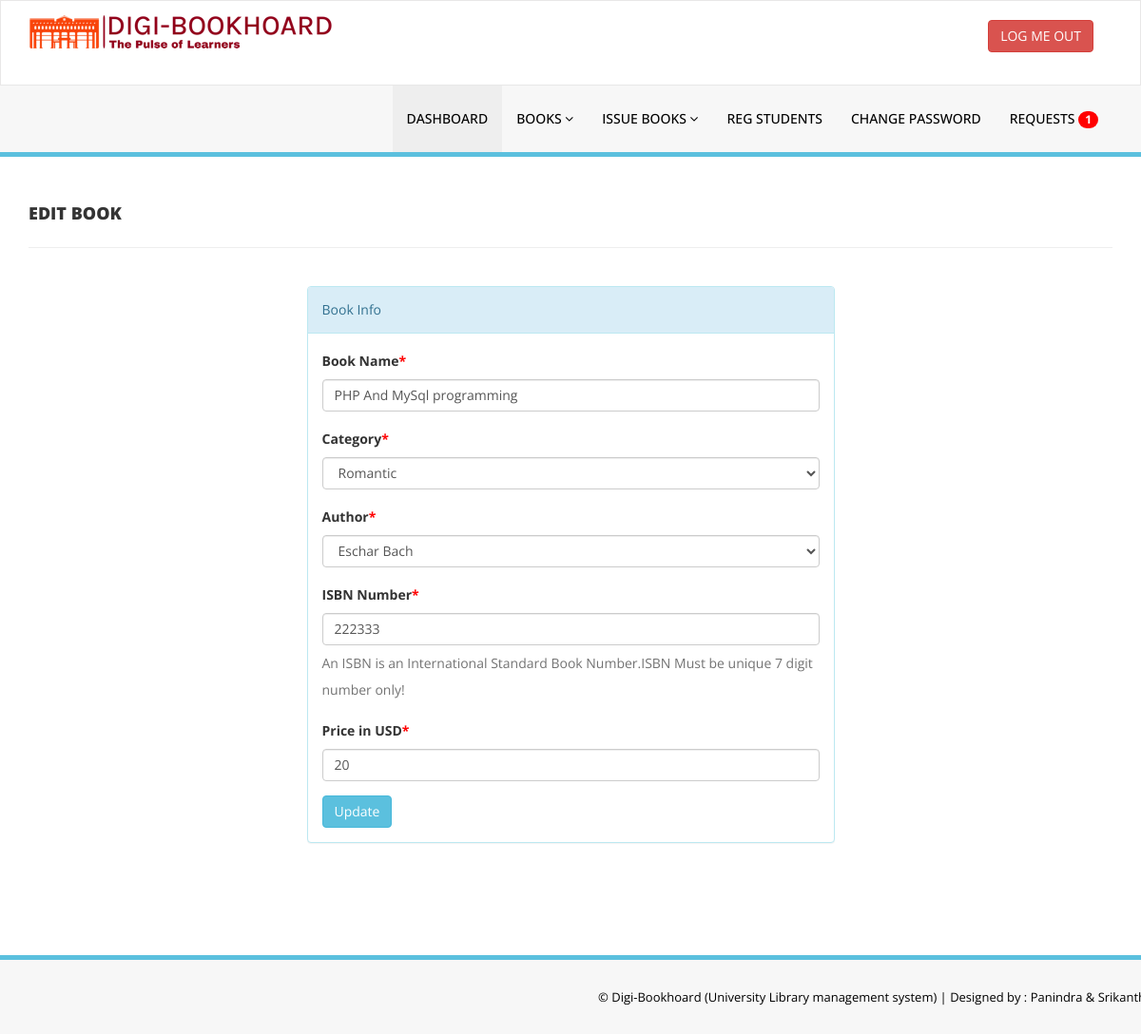
The app's page /admin/edit-book.php?bookid=1 (signed in) with its own data.
### tables this page shows
CREATE TABLE `tblbooks` (
  `id` int(11) NOT NULL,
  `BookName` varchar(255) DEFAULT NULL,
  `CatId` int(11) DEFAULT NULL,
  `AuthorId` int(11) DEFAULT NULL,
  `ISBNNumber` int(11) DEFAULT NULL,
  `BookPrice` int(11) DEFAULT NULL,
  `RegDate` timestamp NULL DEFAULT CURRENT_TIMESTAMP,
  `UpdationDate` timestamp NULL DEFAULT NULL ON UPDATE CURRENT_TIMESTAMP
);

CREATE TABLE `tblcategory` (
  `id` int(11) NOT NULL,
  `CategoryName` varchar(150) DEFAULT NULL,
  `Status` int(1) DEFAULT NULL,
  `CreationDate` timestamp NULL DEFAULT CURRENT_TIMESTAMP,
  `UpdationDate` timestamp NULL DEFAULT '0000-00-00 00:00:00' ON UPDATE CURRENT_TIMESTAMP
);

CREATE TABLE `tblauthors` (
  `id` int(11) NOT NULL,
  `AuthorName` varchar(159) DEFAULT NULL,
  `creationDate` timestamp NULL DEFAULT CURRENT_TIMESTAMP,
  `UpdationDate` timestamp NULL DEFAULT NULL ON UPDATE CURRENT_TIMESTAMP
);

### admin/edit-book.php (the view, shortened to what this page needs)
<?php
include('../includes/config.php');
if (strlen($_SESSION['alogin']) == 0) {
    header('location:../adminlogin.php');
} else {
?>
    <!DOCTYPE html>
    <html xmlns="http://www.w3.org/1999/xhtml">
    <head>
        <link href="../assets/css/bootstrap.css" rel="stylesheet" />
        <link href="../assets/css/font-awesome.css" rel="stylesheet" />
        <link href="../assets/css/style.css" rel="stylesheet" />
    </head>
    <body>
        <?php include('../includes/header.php'); ?>
        <div class="content-wrapper">
            <div class="container">
                <div class="row pad-botm">
                    <div class="col-md-12">
                        <h4 class="header-line">Edit Book</h4>
                    </div>
                </div>
                <div class="row">
                    <div class="col-md-6 col-sm-6 col-xs-12 col-md-offset-3"">
<div class=" panel panel-info">
                        <div class="panel-heading">
                            Book Info
                        </div>
                        <div class="panel-body">
                            <form role="form" method="post">
                                <?php
                                $bookid = intval($_GET['bookid']);
                                $sql = "SELECT tblbooks.BookName,tblcategory.CategoryName,tblcategory.id as cid,tblauthors.AuthorName,tblauthors.id as athrid,tblbooks.ISBNNumber,tblbooks.BookPrice,tblbooks.id as bookid from  tblbooks join tblcategory on tblcategory.id=tblbooks.CatId join tblauthors on tblauthors.id=tblbooks.AuthorId where tblbooks.id=:bookid";
                                $query = $pdo->prepare($sql);
                                $query->bindParam(':bookid', $bookid, PDO::PARAM_STR);
                                $query->execute();
                                $results = $query->fetchAll(PDO::FETCH_OBJ);
                                if ($query->rowCount() > 0) {
                                    foreach ($results as $result) {               ?>
                                        <div class="form-group">
                                            <label>Book Name<span style="color:red;">*</span></label>
                                            <input class="form-control" type="text" name="bookname" value="<?php echo htmlentities($result->BookName); ?>" required />
                                        </div>
                                        <div class="form-group">
                                            <label> Category<span style="color:red;">*</span></label>
                                            <select class="form-control" name="category" required="required">
                                                <option value="<?php echo htmlentities($result->cid); ?>"> <?php echo htmlentities($catname = $result->CategoryName); ?></option>
                                            </select>
                                        </div>
                                        <div class="form-group">
                                            <label> Author<span style="color:red;">*</span></label>
                                            <select class="form-control" name="author" required="required">
                                                <option value="<?php echo htmlentities($result->athrid); ?>"> <?php echo htmlentities($athrname = $result->AuthorName); ?></option>
                                            </select>
                                        </div>
                                        <div class="form-group">
                                            <label>ISBN Number<span style="color:red;">*</span></label>
                                            <input class="form-control" type="text" name="isbn" value="<?php echo htmlentities($result->ISBNNumber); ?>" required="required" />
                                            <p class="help-block">An ISBN is an International Standard Book Number.ISBN Must be unique 7 digit number only!</p>
                                        </div>
                                        <div class="form-group">
                                            <label>Price in USD<span style="color:red;">*</span></label>
                                            <input class="form-control" type="text" name="price" value="<?php echo htmlentities($result->BookPrice); ?>" required="required" />
                                        </div>
                                <?php }
                                } ?>
                                <button type="submit" name="update" class="btn btn-info">Update </button>
                            </form>
                        </div>
                    </div>
                </div>
            </div>
        </div>
        </div>
        <?php include('../includes/footer.php'); ?>
    </body>
    </html>
<?php } ?>

### assets/css/style.css (style rules this page uses)
.content-wrapper { margin-top: 40px; min-height:800px; padding-bottom:90px; }
.header-line { font-weight:900; padding-bottom:25px; border-bottom:1px solid #eeeeee; text-transform:uppercase; }
.pad-botm { padding-bottom:30px; }

### records on screen
tblbooks: bookname "PHP And MySql programming", category "Romantic", author "Eschar Bach", isbn "222333", price "20"

### other values on screen
$count "1"
